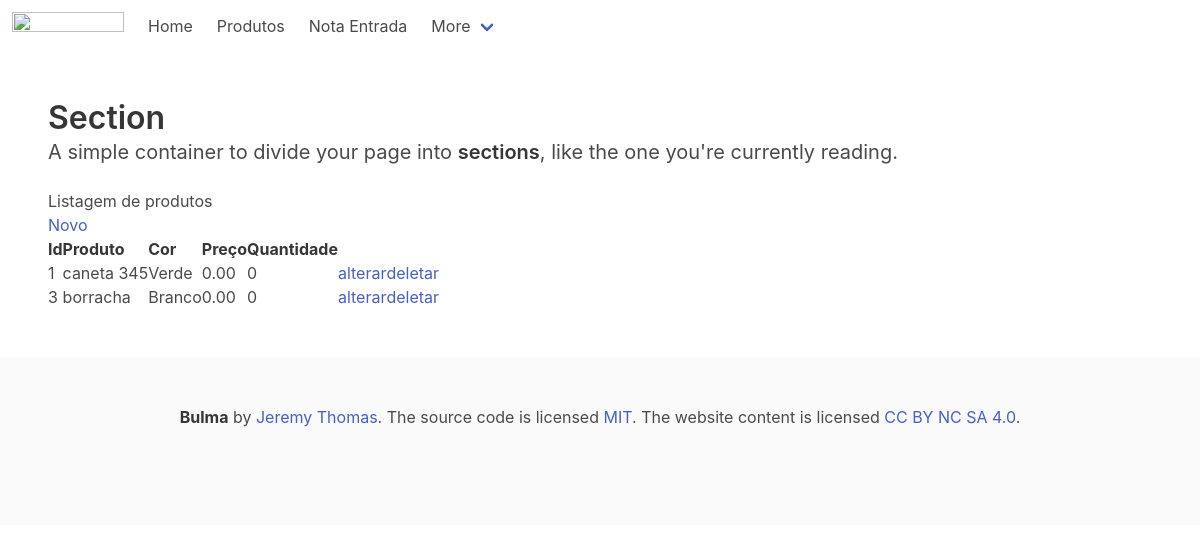
Page /produto/listar/ on the earlier database version.
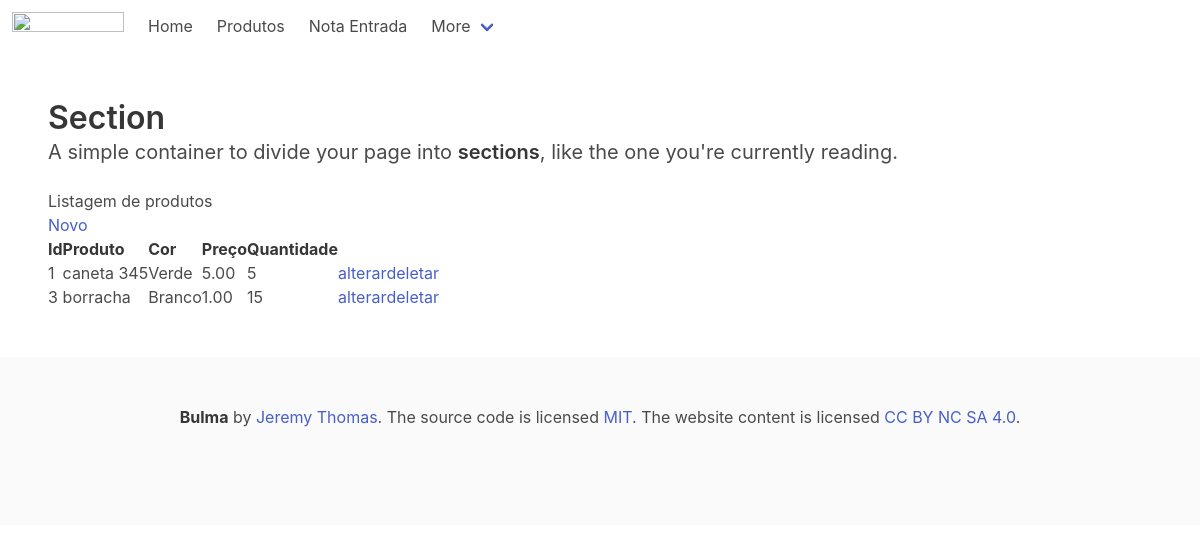
Same page on the later database version.
### produto/models.py (models this page shows, shortened)
class Produtos(models.Model):
    produto = models.CharField('Produto', max_length=200)
    cor = models.ForeignKey(Cores, on_delete=models.PROTECT)
    preco = models.DecimalField('Preço', decimal_places=2, max_digits=8, default=0)
    quantidade = models.IntegerField('Quantidade', default=0)

class Cores(models.Model):
    cor = models.CharField('Cor', max_length=200)
    def __str__(self) -> str:
        return self.cor

### produto/views.py (the view)
# urls.py: path('listar/', listar, name='listar'),
def listar(request):
    produtos = Produtos.objects.all()
    template_name = 'listar_produtos.html'
    context = {
        'produtos': produtos
    }
    return render(request, template_name, context)

### produto/templates/listar_produtos.html
{% extends 'base.html' %}
{% block product %}
    <h1>Listagem de produtos</h1>
    <a href="{% url 'produto:novo' %}">Novo</a>
    <br>
    <table>
        <tr>
            <th>Id</th>
            <th>Produto</th>
            <th>Cor</th>
            <th>Preço</th>
            <th>Quantidade</th>
            <th></th>
            <th></th>
        </tr>
        {% for produto in produtos %}
            <tr>
                <td>{{ produto.id }}</td>
                <td>{{ produto.produto }}</td>
                <td>{{ produto.cor }}</td>
                <td>{{ produto.preco }}</td>
                <td>{{ produto.quantidade }}</td>
                <td><a href="{% url 'produto:alterar' produto.id %}">alterar</a></td>
                <td><a href="{% url 'produto:deletar' produto.id %}">deletar</a></td>
            </tr>
        {% endfor %}
    </table>
{% endblock %}

Differences in the rows shown:
changed Produtos "caneta 345": preco "0.00" → "5.00"; quantidade "0" → "5"
changed Produtos "borracha": preco "0.00" → "1.00"; quantidade "0" → "15"
